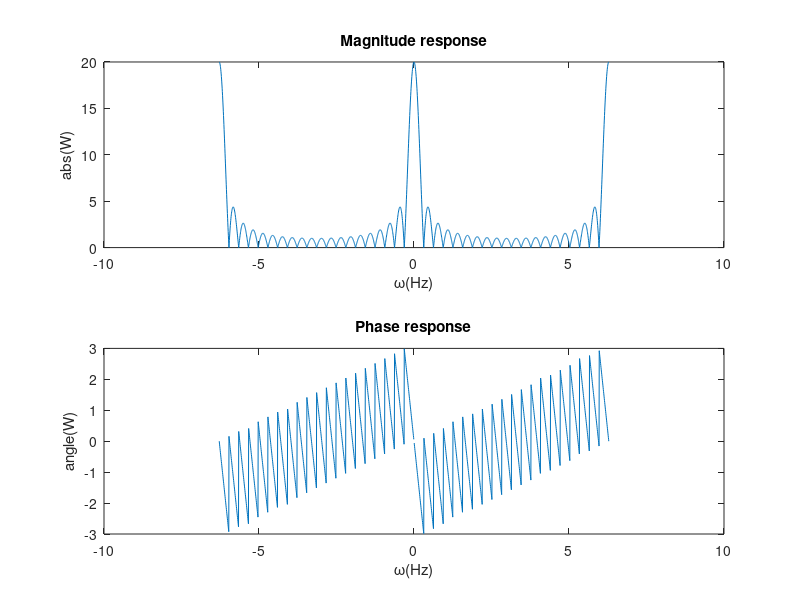

The MATLAB source for this figure: (Note: this script raises an error after producing the figure.)
%% 
% 
% 
% 4.2 Deriving the DFT from the DTFT
% 
% *4.2.3 Windowing Effects*
% 
% plot the phase and magnitude of W(e^jw)

clear;
N=20;
w=-2*pi:2*pi/1000:2*pi;
W = (w~=0).*exp(-j*w*(N-1)/2).*sin(w*N/2)./(sin(w/2))+(w == 0)*N;
figure
subplot(2,1,1),plot(w,abs(W)),xlabel('\omega(Hz)'),ylabel('abs(W)'),title('Magnitude response');
subplot(2,1,2),plot(w,unwrap(angle(W))),xlabel('\omega(Hz)'),ylabel('angle(W)'),title('Phase response');
%% 
% Truncate the signal X[n]  using a window of size N=20 and then use DTFT.m 
% to compute Xtr(e^jw).

clear;
% Truncate the signal
n=0:19;
x=cos(pi/4*n);
[X,w]=DTFT(x,512);
figure
plot(w,abs(X)),xlabel('w'),ylabel('X'),title('Magnitude plot of X_{tr}(e^{j\omega})');
%% 
% two time-shiftings of a sinc waves
%% 
% *4.3 The Discrete Fourier Transform*
% 
% *4.3.1 Computing the DFT*
% 
% 

N = 10;
n=[0:9]%????????
%：x[n] = 𝛿[n]
x1 = [1 zeros(1, N-1)];
X1 = DFTsum(x1);
subplot(2, 2, 1);
stem(n,abs(X1));
title('Magnitude of DFT for x[n] = 𝛿[n]');

%x[n] = 1
x2 = ones(1, N);
X2 = DFTsum(x2);
subplot(2, 2, 2);
stem(n,abs(X2));
title('Magnitude of DFT for x[n] = 1');

% x[n] = e^j2πn/10
j = sqrt(-1);
x3 = exp(j*2*pi*(0:N-1)/N);
X3 = DFTsum(x3);
subplot(2, 2, 3);
stem(n,abs(X3));
title('Magnitude of DFT for x[n] = e^j2πn/10');

% x[n] = cos(2πn/10)
x4 = cos(2*pi*(0:N-1)/N);
X4 = DFTsum(x4);
subplot(2, 2, 4);
stem(n,abs(X4));
title('Magnitude of DFT for x[n] = cos(2πn/10)');
%% 
% 
% 
% 
% 
% 逆变换
% 
% IDFT


x1_inv = IDFTsum(X1);
x2_inv = IDFTsum(X2);
x3_inv = IDFTsum(X3);
x4_inv = IDFTsum(X4);


figure;
subplot(4,1,1);
stem(n,abs(x1_inv));
title('Inverted DFT for x[n] = δ[n]');

subplot(4,1,2);
stem(n,abs(x2_inv));
title('Inverted DFT for x[n] = 1');

subplot(4,1,3);
stem(n,abs(x3_inv));
title('Inverted DFT for x[n] = e^(j*2*pi*n/10)');

subplot(4,1,4);
stem(n,abs(x4_inv));
title('Inverted DFT for x[n] = cos(2*pi*n/10)');
%% 
% 由于DFT和IDFT是一对互逆变换，所以我们可以验证，通过IDFTsum计算得到的原始信号的幅度图与输入到DFTsum的原始信号的幅度图一致
%% 
% *4.3.2 Matrix Representation of the DFT*

N = 10; 
A = DFTmatrix(N);
figure
% x[n] = 𝛿[n]
x1 = [1 zeros(1, N-1)].';
X1_matrix = A * x1;
subplot(2, 2, 1);
stem(abs(X1_matrix));
title('Magnitude of DFT for x[n] = 𝛿[n]');

%x[n] = 1
x2 = ones(N, 1);
X2_matrix = A * x2;
subplot(2, 2, 2);
stem(abs(X2_matrix));
title('Magnitude of DFT for x[n] = 1 ');

% x[n] = e^j2πn/10
j = sqrt(-1);
x3 = exp(j*2*pi*(0:N-1)/N).';
X3_matrix = A * x3;
subplot(2, 2, 3);
stem(abs(X3_matrix));
title('Magnitude of DFT for x[n] = e^(j2πn/10)');

% N=5时的DFT矩阵A
DFTmatrix(5)
%% 
% 计算N点DFT需要的乘法次数：使用矩阵方法计算N点DFT，其实就是进行一个N x N矩阵与N x 1向量的乘法，这需要N^2次乘法
%% 
% # 逆DFT矩阵𝐁的：𝐁𝑘𝑛 = 𝑒^𝑗2𝜋(𝑘−1)(𝑛−1)/𝑁，这与DFT矩阵A的元素表达式相似，只是指数的符号变为正。
% # 下面是用于生成N x N的逆DFT矩阵B的Matlab函数IDFTmatrix(N)。

N = 5; 
A = DFTmatrix(N); 
B = IDFTmatrix(N);
C = B * A;


disp(B);
disp(C);

%% 
% 矩阵C是一个单位矩阵，这是因为DFT矩阵A和其逆矩阵B的乘积应该得到单位矩阵，这是线性代数的基本性质。这也验证了我们的DFT矩阵和逆DFT矩阵的计算是正确的。
% 
% *4.3.3 Computation Time Comparison* 
% 
% 比较直接使用循环进行DFT和使用矩阵进行DFT
% 
% 在Matlab中应尽量避免使用循环，而尽可能地使用矩阵/向量乘法。

N = 4096;
x = cos(2*pi*(0:N-1)/10).'; % x[n]
A = DFTmatrix(N);

% 计算DFTsum(x)的CPU时间
start_time = cputime;
X_DFTsum = DFTsum(x);
end_time = cputime;
DFTsum_time = end_time - start_time

% 计算A*x的CPU时间
start_time = cputime;
X_matrix = A * x;
end_time = cputime;
matrix_time = end_time - start_time